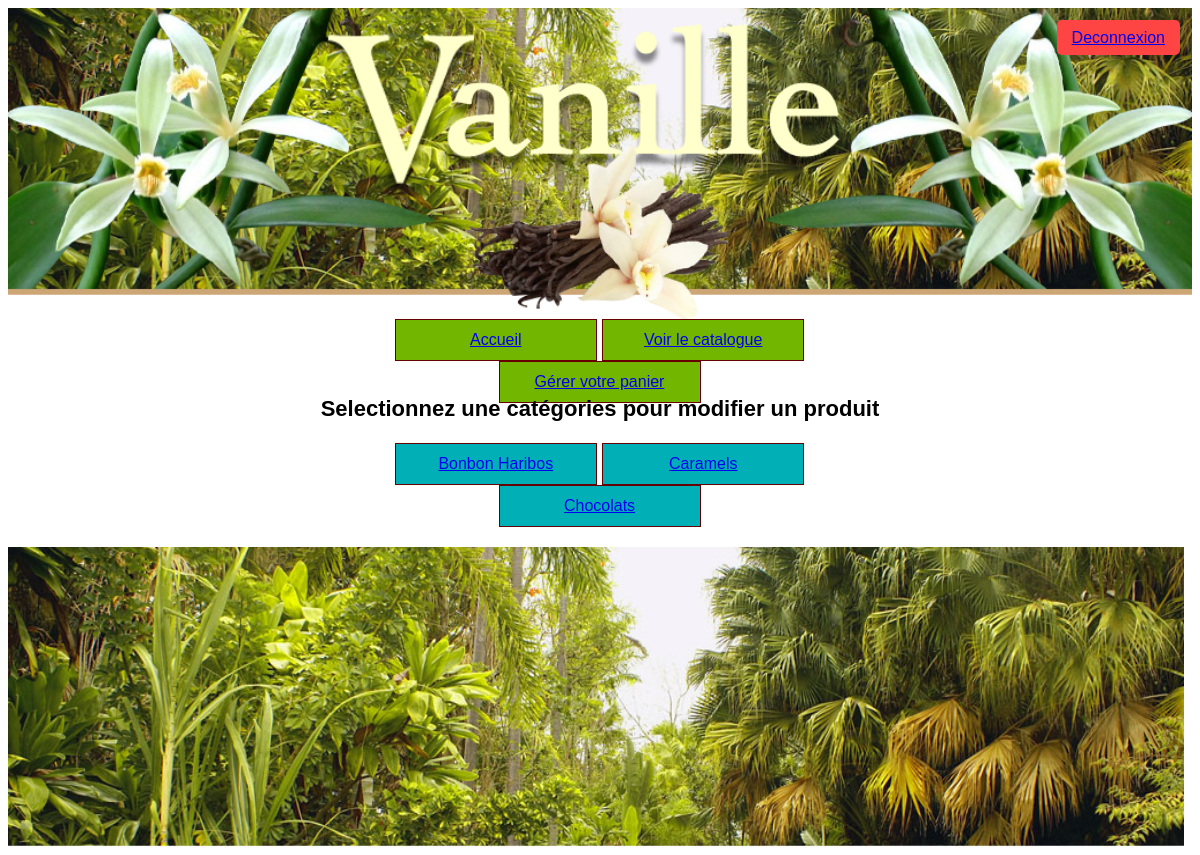
Page /?uc=gererProduits (signed in) on the committed database.
### tables this page shows
CREATE TABLE IF NOT EXISTS `categorie` (
  `CAT_id` char(3) NOT NULL,
  `libelle` char(32) DEFAULT NULL,
  PRIMARY KEY (`CAT_id`)
);

### util/class.pdoVanille.inc.php (called while the page is built, shortened)
<?php
class PdoVanille
{
	private static $monPdo;
	private static $monPdoVanille = null;
	private function __construct()
	{
		PdoVanille::$monPdo = new PDO('mysql:host=localhost;dbname=vanille', 'root', '');
		PdoVanille::$monPdo->query("SET CHARACTER SET utf8");
	}
	public  static function getPdoVanille()
	{
		if (PdoVanille::$monPdoVanille == null) {
			PdoVanille::$monPdoVanille = new PdoVanille();
		}
		return PdoVanille::$monPdoVanille;
	}
	public function getLesCategories()
	{
		$req = "select * from categorie";
		$res = PdoVanille::$monPdo->query($req);
		$lesLignes = $res->fetchAll();
		return $lesLignes;
	}
}

### vues/admin/v_categories.php (the view)
<div id="categories">
<h2 class="title-co">Selectionnez une catégories pour modifier un produit</h2>
<?php
foreach( $lesCategories as $uneCategorie)
{
	$idCategorie = $uneCategorie['CAT_id'];
	$libCategorie = $uneCategorie['libelle'];
  ?>
	<div>
		<a href=index.php?uc=gererProduits&etatGestion=voirProduits&cat=<?=$idCategorie ?>&action=voirProduits><?=$libCategorie ?></a>
	</div>
<?php
}
?>
</div>

### util/cssGeneral.css (style rules this page uses)
html { font: normal 100%/1.2em "Trebuchet MS", Verdana, Helvetica, Arial, sans-serif; }
#categories { width: 50%; margin-left: 25%; text-align: center; }
#categories div { height: 2.5em; line-height: 2.5em; list-style-type: none; list-style-image: none; display: inline-block; width: 33.33%; text-align: center; width: 200px; border: 1px solid #600; margin-right: 1px; color: #FFFF00; background: #00b0b6; }
.title-co { text-align: center; font-size: 22px; font-weight: 600; margin-top: 40px; margin-bottom: 25px; }

### rows in the picture
categorie: libelle "Bonbon Haribos"
categorie: libelle "Caramels"
categorie: libelle "Chocolats"
